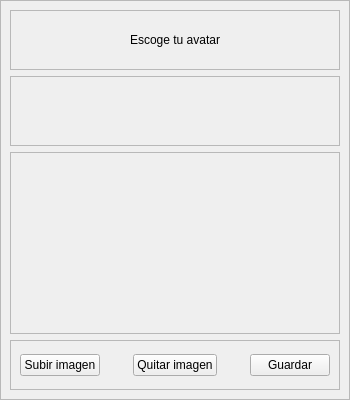
<?xml version="1.0" encoding="UTF-8"?>
<ui version="4.0">
 <class>Avatar</class>
 <widget class="QMainWindow" name="Avatar">
  <property name="geometry">
   <rect>
    <x>0</x>
    <y>0</y>
    <width>350</width>
    <height>400</height>
   </rect>
  </property>
  <property name="maximumSize">
   <size>
    <width>350</width>
    <height>400</height>
   </size>
  </property>
  <property name="windowTitle">
   <string>MainWindow</string>
  </property>
  <widget class="QWidget" name="centralwidget">
   <layout class="QVBoxLayout" name="verticalLayout">
    <property name="spacing">
     <number>0</number>
    </property>
    <property name="leftMargin">
     <number>0</number>
    </property>
    <property name="topMargin">
     <number>0</number>
    </property>
    <property name="rightMargin">
     <number>0</number>
    </property>
    <property name="bottomMargin">
     <number>0</number>
    </property>
    <item>
     <widget class="QFrame" name="frame">
      <property name="frameShape">
       <enum>QFrame::StyledPanel</enum>
      </property>
      <property name="frameShadow">
       <enum>QFrame::Raised</enum>
      </property>
      <layout class="QVBoxLayout" name="verticalLayout_2">
       <item>
        <widget class="QFrame" name="frame_2">
         <property name="maximumSize">
          <size>
           <width>16777215</width>
           <height>60</height>
          </size>
         </property>
         <property name="frameShape">
          <enum>QFrame::StyledPanel</enum>
         </property>
         <property name="frameShadow">
          <enum>QFrame::Raised</enum>
         </property>
         <layout class="QHBoxLayout" name="horizontalLayout">
          <item alignment="Qt::AlignHCenter">
           <widget class="QLabel" name="label">
            <property name="styleSheet">
             <string notr="true">font: 700 24pt &quot;Inter&quot;;
color: rgb(0, 0, 0);</string>
            </property>
            <property name="text">
             <string>Escoge tu avatar</string>
            </property>
           </widget>
          </item>
         </layout>
        </widget>
       </item>
       <item>
        <widget class="QFrame" name="frame_avatars_defecto">
         <property name="maximumSize">
          <size>
           <width>16777215</width>
           <height>70</height>
          </size>
         </property>
         <property name="frameShape">
          <enum>QFrame::StyledPanel</enum>
         </property>
         <property name="frameShadow">
          <enum>QFrame::Raised</enum>
         </property>
        </widget>
       </item>
       <item>
        <widget class="QFrame" name="frame_avatar">
         <property name="maximumSize">
          <size>
           <width>16777215</width>
           <height>16777215</height>
          </size>
         </property>
         <property name="frameShape">
          <enum>QFrame::StyledPanel</enum>
         </property>
         <property name="frameShadow">
          <enum>QFrame::Raised</enum>
         </property>
        </widget>
       </item>
       <item>
        <widget class="QFrame" name="frame_4">
         <property name="maximumSize">
          <size>
           <width>16777215</width>
           <height>50</height>
          </size>
         </property>
         <property name="frameShape">
          <enum>QFrame::StyledPanel</enum>
         </property>
         <property name="frameShadow">
          <enum>QFrame::Raised</enum>
         </property>
         <layout class="QHBoxLayout" name="horizontalLayout_2">
          <item alignment="Qt::AlignLeft">
           <widget class="QPushButton" name="btn_subir_imagen">
            <property name="styleSheet">
             <string notr="true">font: 10pt &quot;Inter&quot;;</string>
            </property>
            <property name="text">
             <string>Subir imagen</string>
            </property>
           </widget>
          </item>
          <item alignment="Qt::AlignHCenter">
           <widget class="QPushButton" name="btn_quitarimagen">
            <property name="styleSheet">
             <string notr="true">font: 10pt &quot;Inter&quot;;</string>
            </property>
            <property name="text">
             <string>Quitar imagen</string>
            </property>
           </widget>
          </item>
          <item alignment="Qt::AlignRight">
           <widget class="QPushButton" name="btn_guardar">
            <property name="styleSheet">
             <string notr="true">font: 10pt &quot;Inter&quot;;</string>
            </property>
            <property name="text">
             <string>Guardar</string>
            </property>
           </widget>
          </item>
         </layout>
        </widget>
       </item>
      </layout>
     </widget>
    </item>
   </layout>
  </widget>
 </widget>
 <resources/>
 <connections/>
</ui>
